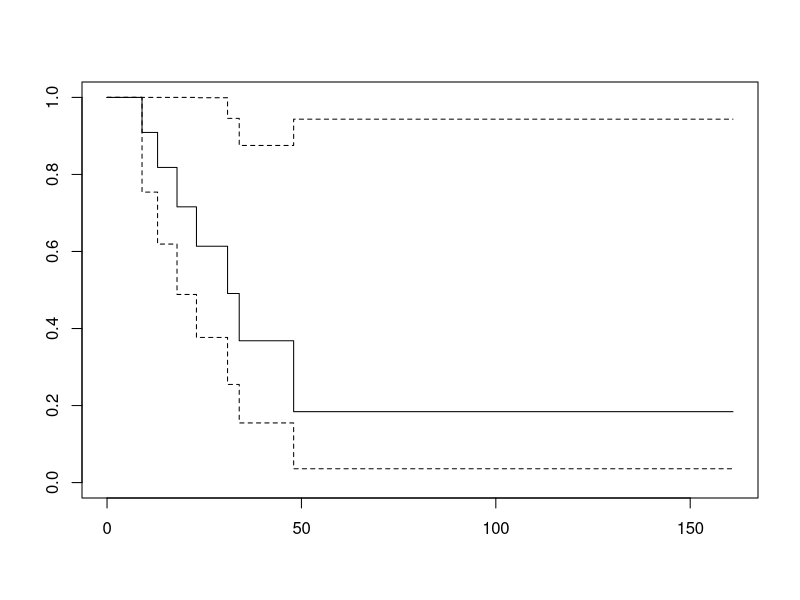
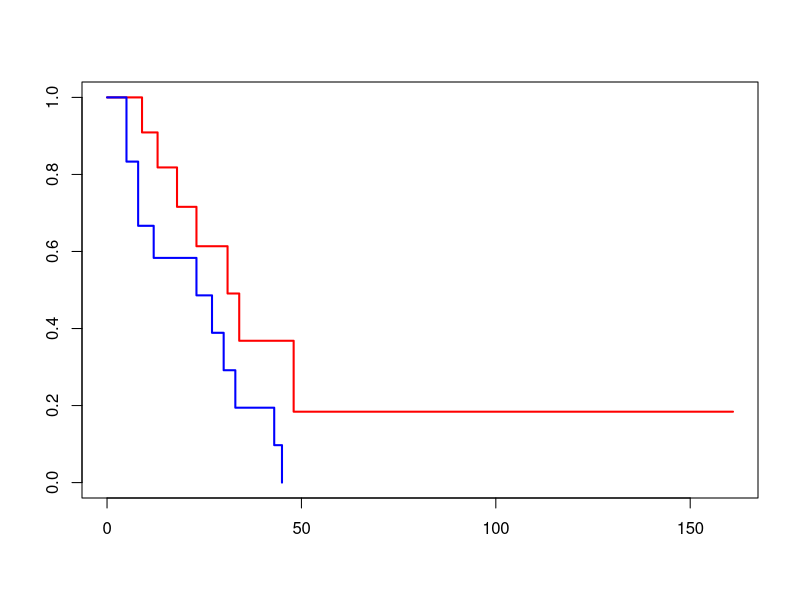
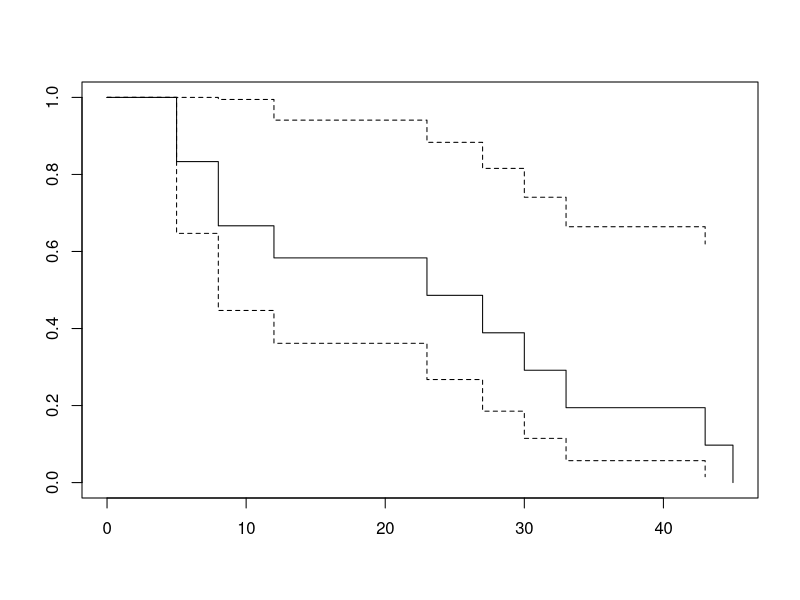
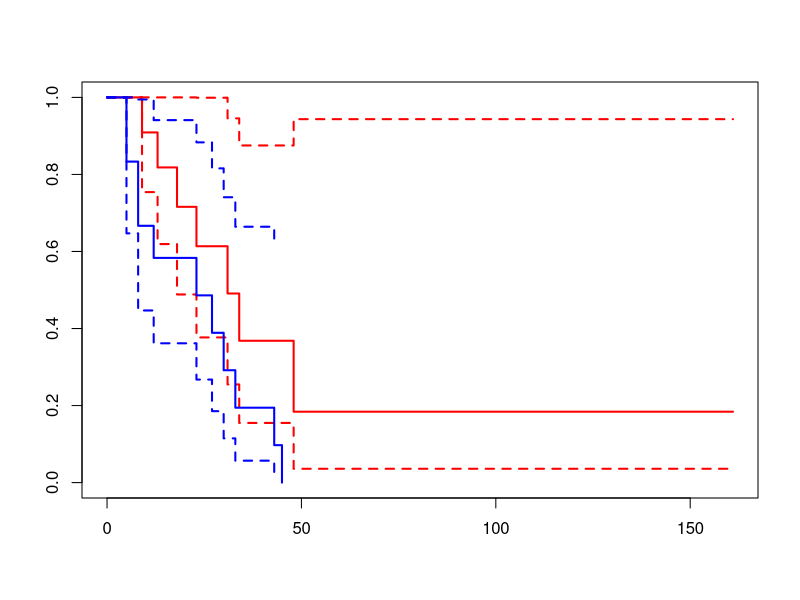

These figures' R source, in order:
######################################################################
# Computer notes             Statistics for Laboratory Scientists (2)
# Lecture 22                                 Johns Hopkins University 
######################################################################
# These notes provide R code related to the course lectures, to
# further illustrate the topics in the lectures and to assist the
# students to learn R.
#
# Lines beginning with the symbol '#' are comments in R.  All other
# lines contain code.
#
# In R for Windows, you may wish to open this file from the menu bar
# (File:Display file); you can then easily copy commands into the
# command window.  (Use the mouse to highlight one or more lines; then
# right-click and select "Paste to console".)
######################################################################

###############################################
# Leukemia example
###############################################

# load the "survival" package
library(survival)

# get access to the data
data(leukemia)

# add a column with survival time treated appropriately
leukemia$survival <- Surv(leukemia$time, leukemia$status)


##############################
# Just look at the "maintained" group
##############################
maint <- subset(leukemia, x == "Maintained")

# Kaplan-Meier estimate of survival function
surv.km <- survfit(survival ~ 1, data=maint)
summary(surv.km)
plot(surv.km)

##############################
# Second example, for log-rank test
##############################
y <-   c(3,5,7,9,18,  12,19,20,20,33)
d <-   c(1,1,1,0, 1,   1, 1, 1, 0, 0)
grp <- c(0,0,0,0, 0,   1, 1, 1, 1, 1)
time <- Surv(y,d)

# log-rank test
survdiff(time ~ grp)



##############################
# Back to first example
##############################
# fit survival curves
surv.km <- survfit(survival ~ x, data=leukemia)
summary(surv.km)

# plot Kaplan-Meier estimate for both groups
plot(surv.km,col=c("red","blue"),lwd=2)

# that for 2nd group, with confidence limits
plot(surv.km[2],conf.int=TRUE)

# both groups, with confidence limits
plot(surv.km,conf.int=TRUE, col=c("red","blue"), lwd=2)

# log-rank test to compare survival curves
survdiff(survival ~ x, data=leukemia)

# Cox proportional hazards model
surv.cph <- coxph(survival ~ x, data=leukemia)
summary(surv.cph)

##################
# End of comp22.R
##################
